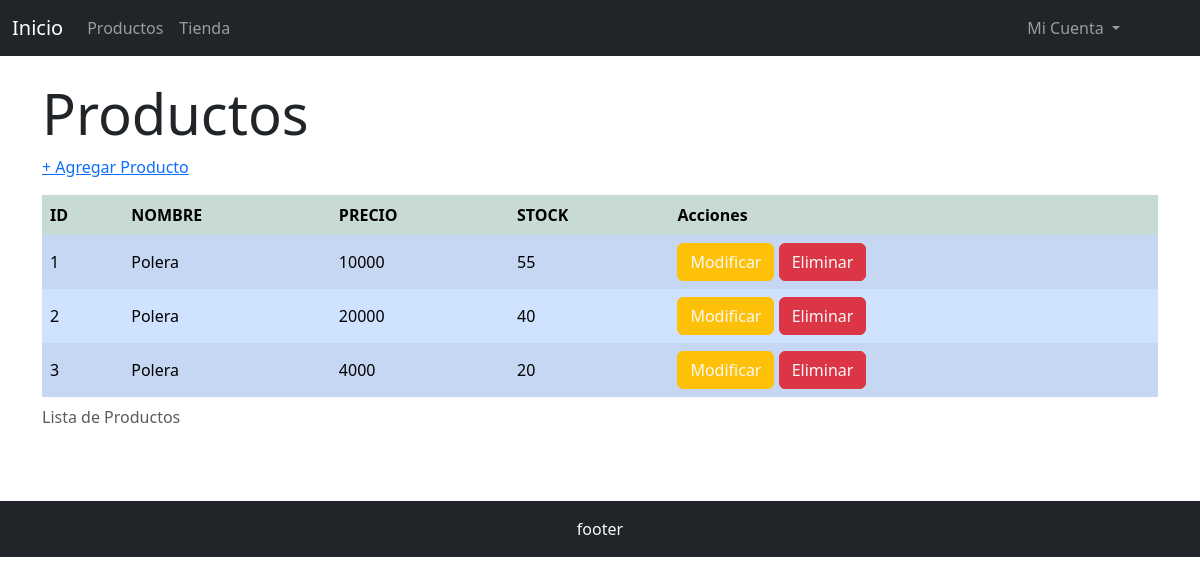
Page /admProductos on the earlier database version.
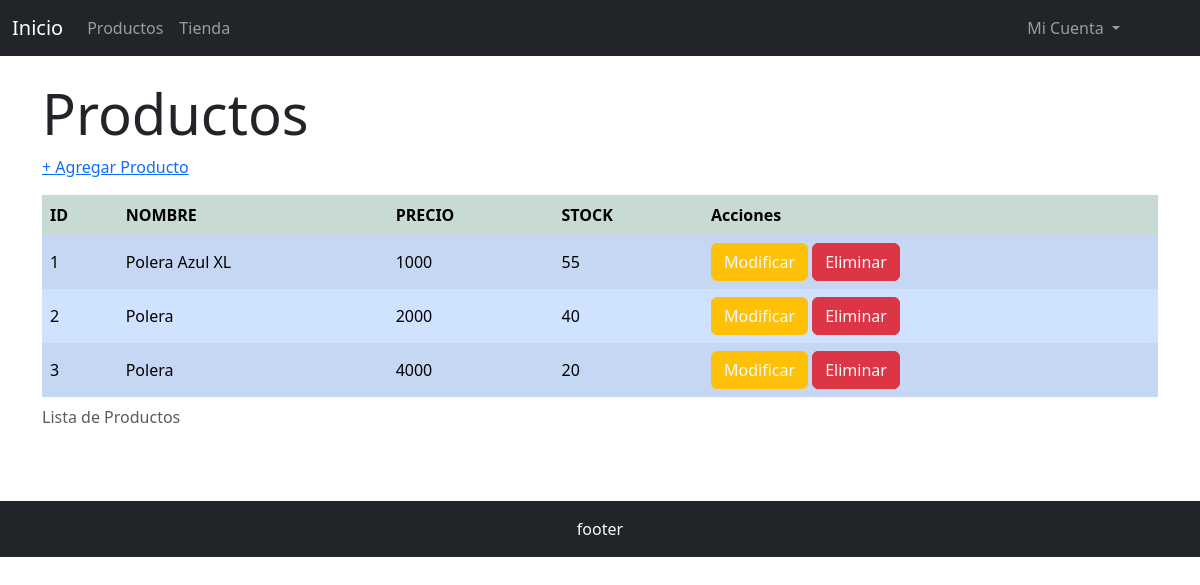
Same page on the later database version.
### aplicacion/models.py (models this page shows, shortened)
class Producto(models.Model):
    id=models.IntegerField(primary_key=True)
    nombre=models.CharField(max_length=50)
    descripcion=models.TextField(max_length=300)
    precio=models.IntegerField()
    stock=models.IntegerField()
    imagen=models.ImageField(upload_to="productos")

### aplicacion/views.py (the view)
# urls.py: path('admProductos', Admproductos, name="admProductos"),
def Admproductos(request):
    productos = Producto.objects.all()
    contexto = {'prod': productos}
    return render(request, 'aplicacion/productos/productos.html', contexto)

### carro/context_processor.py (called while the page is built)
def importe_total_carro(request):
    total = 0
    if request.user.is_authenticated:
        carro = request.session.get("carro", {})  # Obtener el diccionario del carrito o un diccionario vacío si no existe
        for key, value in carro.items():
            precio = float(value.get("precio", 0))
            total += precio
    return {"importe_total_carro": total}

### aplicacion/templates/aplicacion/productos/productos.html (shortened to what this page needs)
{% extends 'aplicacion/base.html' %}
{% load static %}
{% block contenido %}
<div class="mt-3">
    <h1 class="display-4">Productos</h1>
    <a href="{% url 'crearproducto' %}">+ Agregar Producto</a>
    <div class="table-responsive mt-3">
        <table class="table table-striped
            table-hover
            table-borderless
            table-success
            align-middle">
            <thead class="table-light">
                <caption>Lista de Productos</caption>
                <tr>
                    <th>ID</th>
                    <th>NOMBRE</th>
                    <th>PRECIO</th>
                    <th>STOCK</th>
                    <th>Acciones</th>
                </tr>
            </thead>
            <tbody class="table-group-divider">
                {% for prod in prod %}
                <tr class="table-primary">
                    <td>{{prod.id}}</td>
                    <td>{{prod.nombre}}</td>
                    <td>{{prod.precio}}</td>
                    <td>{{prod.stock}}</td>
                    <td><a href="{% url 'updateproducto' prod.id %}" role="button" class="btn btn-warning text-light">Modificar</a>
                    <a href="{% url 'deleteproducto' prod.id %}" role="button" class="btn btn-danger text-light">Eliminar</a> </td>
                </tr>
                {% endfor %}
            </tbody>
        </table>
    </div>
</div>
{% endblock contenido %}

Differences in the rows shown:
changed Producto id 1: nombre "Polera" → "Polera Azul XL"; precio "10000" → "1000"
changed Producto id 2: precio "20000" → "2000"
